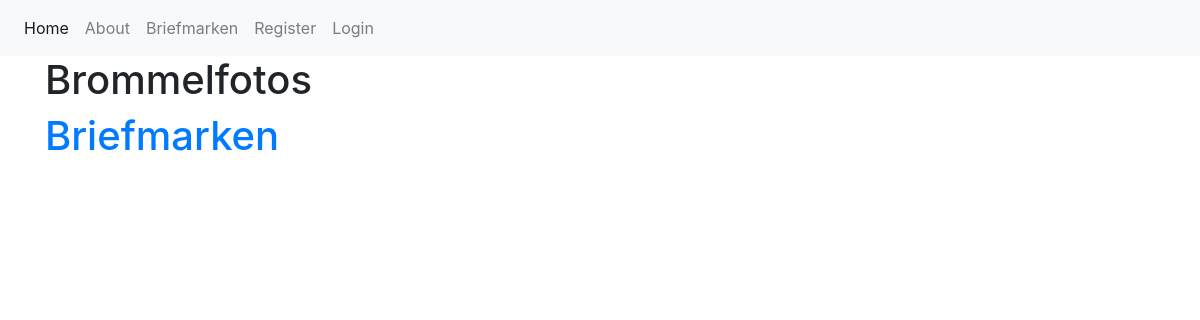
The app's page /home, older data.
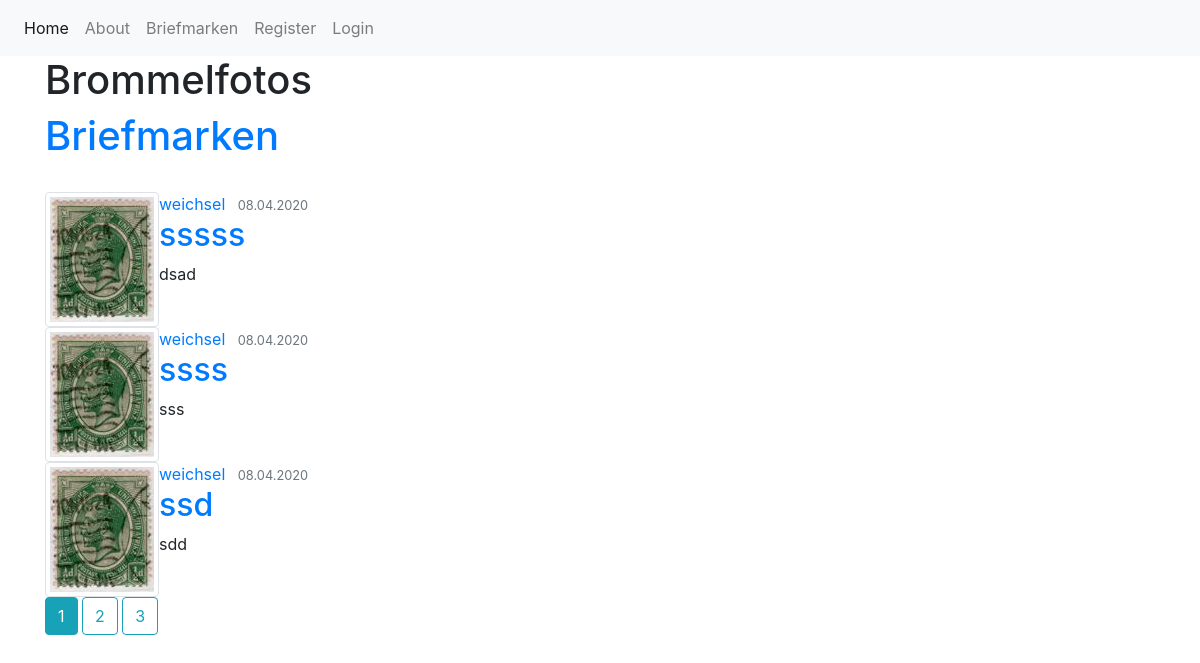
The same page, newer data.
### stamp_manager/models.py (models this page shows, shortened)
class Post(db.Model):
    id = db.Column(db.Integer, primary_key=True)
    title = db.Column(db.String(100), nullable=True)
    date_posted =  db.Column(db.DateTime, nullable=False, default=datetime.utcnow)
    content = db.Column(db.Text, nullable=False)
    user_id = db.Column(db.Integer, db.ForeignKey('user.id'), nullable = False)

class User(db.Model, UserMixin):
    id = db.Column(db.Integer, primary_key=True)
    username = db.Column(db.String(20), unique=True, nullable=True)
    email = db.Column(db.String(120), unique=True, nullable=True)
    image_file = db.Column(db.String(20), nullable=True, default='default.jpg')
    password = db.Column(db.String(60), nullable=False)
    posts = db.relationship('Post', backref='author', lazy=True)

### stamp_manager/routes.py (the view)
@app.route('/')
@app.route('/home')
def home():
    page = request.args.get('page', 1, type=int)
    posts = Post.query.order_by(Post.date_posted.desc()).paginate(page=page, per_page=3)
    return render_template('home.html', title="Home", posts=posts)

### stamp_manager/templates/home.html
{% extends 'layout.html' %}
{% block body %}
<h1>Brommelfotos</h1>
<h1><a href="articles">Briefmarken</a> </h1>
<br>
{% for post in posts.items %}
<article class="media content-section">
    <img class="img-thumbnail" src="{{ url_for('static', filename='pics/'+ post.author.image_file) }}">
    <div class="media-body">
        <div class="article-metadata">
            <a class="mr-2" href="#">{{ post.author.username }}</a>
            <small class="text-muted">{{ post.date_posted.strftime('%d.%m.%Y') }}</small>
        </div>
        <h2><a class="article-title" href="{{ url_for('post', post_id = post.id) }}">{{ post.title }}</a></h2>
        <p class="article-content">{{ post.content }}</p>
    </div>
</article>
{% endfor %}
{% for page_num in posts.iter_pages(left_edge=1, right_edge=1, left_current=1, right_current=2) %}
    {% if page_num %}
        {% if posts.page == page_num %}
            <a class="btn btn-info mb-4" href="{{ url_for('home', page= page_num) }}">{{ page_num }}</a>
        {% else %}
            <a class="btn btn-outline-info mb-4" href="{{ url_for('home', page= page_num) }}">{{ page_num }}</a>
        {% endif %}
    {% else %}
        ...
    {% endif %}
{% endfor %}
{% endblock %}

### stamp_manager/templates/layout.html (shortened to what this page needs)
<!doctype html>
<html lang="de">
<head>
    <link rel="stylesheet" href="https://stackpath.bootstrapcdn.com/bootstrap/4.4.1/css/bootstrap.min.css"
>
</head>
<body>
    <nav class="navbar navbar-expand-lg navbar-light bg-light" >
        <div class="collapse navbar-collapse" id="navbarSupportedContent">
            <ul class="navbar-nav mr-auto">
                <li class="nav-item active">
                    <a class="nav-link" href="/">Home <span class="sr-only">(current)</span></a>
                </li>
                <li class="nav-item">
                    <a class="nav-link" href="/about">About</a>
                </li>
                <li class="nav-item">
                    <a class="nav-link" href="/articles">Briefmarken</a>
                </li>
                {% if current_user.is_authenticated %}
                    <li class="nav-item">
                        <a class="nav-link" href="{{ url_for('account') }}">Account</a>
                    </li>
                    <li class="nav-item"></li>
                        <a class="nav-link" href="/logout">Logout</a>
                    </li>
                    <li class="nav-item"></li>
                        <a class="nav-link" href="{{ url_for('new_post') }}">New Post</a>
                    </li>
                {% else %}
                    <li class="nav-item">
                        <a class="nav-link" href="/register">Register</a>
                    </li>
                    <li class="nav-item">
                        <a class="nav-link" href="/login">Login</a>
                    </li>
                {% endif %}
            </ul>
        </div>
    </nav>
    <div class="container">
        {% block body %}{% endblock %}
    </div>
</body>
</html>

Row changes from the older to the newer data that the page shows:
added Post: image_file (picture), author.username "weichsel", date_posted "08.04.2020", title "sssss", content "dsad"
added Post: image_file (picture), author.username "weichsel", date_posted "08.04.2020", title "ssss", content "sss"
added Post: image_file (picture), author.username "weichsel", date_posted "08.04.2020", title "ssd", content "sdd"
Text that changed along with them:
new list line: "1"
new list line: "2"
new list line: "3"
